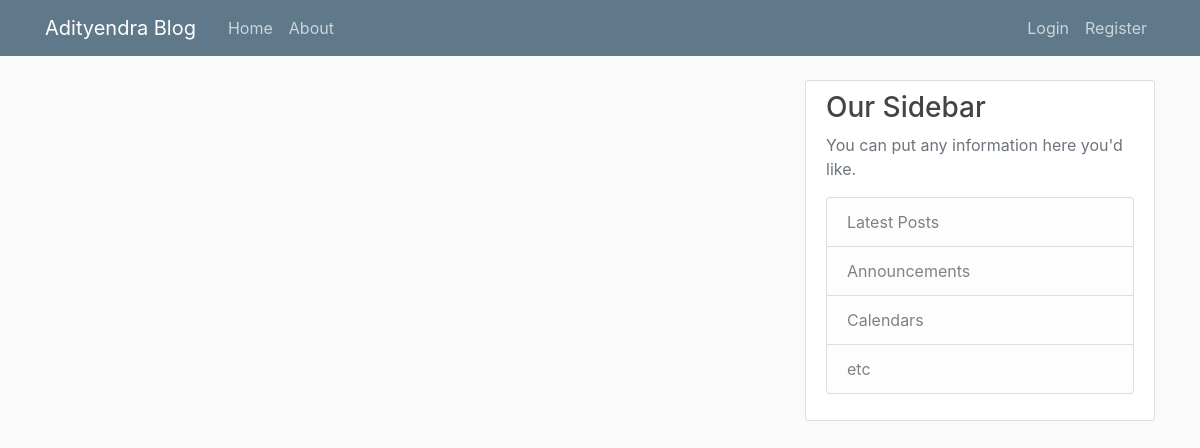
/home, run on an earlier commit of the app's database.
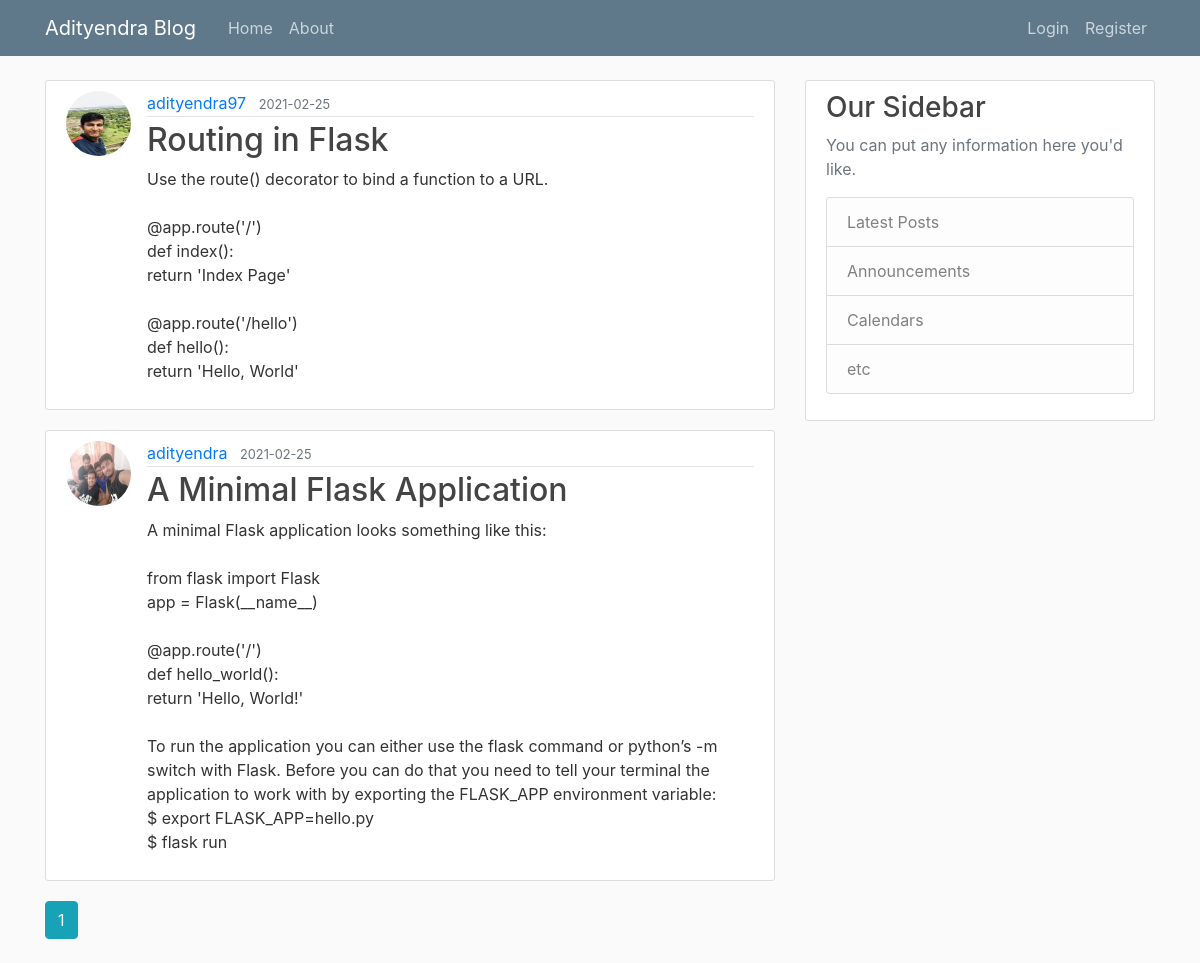
And on a later commit of the database.
### flaskblog/models.py (models this page shows, shortened)
class Post(db.Model):
    id = db.Column(db.Integer, primary_key=True)
    title = db.Column(db.String(100), nullable=False)
    date_posted = db.Column(db.DateTime, nullable=False, default=datetime.utcnow)
    content = db.Column(db.Text, nullable=False)
    user_id = db.Column(db.Integer, db.ForeignKey('user.id'), nullable=False)

class User(db.Model, UserMixin):
    id = db.Column(db.Integer, primary_key=True)
    username = db.Column(db.String(20), unique=True, nullable=False)
    email = db.Column(db.String(120), unique=True, nullable=False)
    image_file = db.Column(db.String(20), nullable=False, default='default.jpg')
    password = db.Column(db.String(60), nullable=False)
    posts = db.relationship('Post', backref='author', lazy=True)

### flaskblog/main/routes.py (the view)
@main.route("/")
@main.route("/home")
def home():
    page = request.args.get('page', 1, type=int)
    posts = Post.query.order_by(Post.date_posted.desc()).paginate(page=page, per_page=5)
    return render_template('home.html', posts=posts)

### flaskblog/templates/home.html
{% extends "layout.html" %}
{% block content %}
{% for post in posts.items %}
<article class="media content-section">
  <img class="rounded-circle article-img"
    src="{{ url_for('static', filename='profile_pics/' + post.author.image_file) }}">
  <div class="media-body">
    <div class="article-metadata">
      <a class="mr-2" href="{{ url_for('users.user_posts', username=post.author.username) }}">{{ post.author.username
        }}</a>
      <small class="text-muted">{{ post.date_posted.strftime('%Y-%m-%d') }}</small>
    </div>
    <h2><a class="article-title" href="{{ url_for('posts.post', post_id=post.id) }}">{{ post.title }}</a></h2>
    <p class="article-content">{{ post.content }}</p>
  </div>
</article>
{% endfor %}
{% for page_num in posts.iter_pages(left_edge=1, right_edge=1, left_current=1, right_current=2) %}
{% if page_num %}
{% if posts.page == page_num %}
<a class="btn btn-info mb-4" href="{{ url_for('main.home', page=page_num) }}">{{ page_num }}</a>
{% else %}
<a class="btn btn-outline-info mb-4" href="{{ url_for('main.home', page=page_num) }}">{{ page_num }}</a>
{% endif %}
{% else %}
...
{% endif %}
{% endfor %}
{% endblock content %}

### flaskblog/templates/layout.html (shortened to what this page needs)
<!DOCTYPE html>
<html>
<head>
  <link rel="stylesheet" href="https://maxcdn.bootstrapcdn.com/bootstrap/4.0.0/css/bootstrap.min.css"
>
  <link rel="stylesheet" type="text/css" href="{{ url_for('static', filename='main.css') }}">
</head>
<body>
  <header class="site-header">
    <nav class="navbar navbar-expand-md navbar-dark bg-steel fixed-top">
      <div class="container">
        <a class="navbar-brand mr-4" href="/">Adityendra Blog</a>
        <div class="collapse navbar-collapse" id="navbarToggle">
          <div class="navbar-nav mr-auto">
            <a class="nav-item nav-link" href="{{ url_for('main.home') }}">Home</a>
            <a class="nav-item nav-link" href="{{ url_for('main.about') }}">About</a>
          </div>
          <div class="navbar-nav">
            {% if current_user.is_authenticated %}
            <a class="nav-item nav-link" href="{{ url_for('posts.new_post') }}">New Post</a>
            <a class="nav-item nav-link" href="{{ url_for('users.account') }}">Account</a>
            <a class="nav-item nav-link" href="{{ url_for('users.logout') }}">Logout</a>
            {% else %}
            <a class="nav-item nav-link" href="{{ url_for('users.login') }}">Login</a>
            <a class="nav-item nav-link" href="{{ url_for('users.register') }}">Register</a>
            {% endif %}
          </div>
        </div>
      </div>
    </nav>
  </header>
  <main role="main" class="container">
    <div class="row">
      <div class="col-md-8">
        {% block content %}{% endblock %}
      </div>
      <div class="col-md-4">
        <div class="content-section">
          <h3>Our Sidebar</h3>
          <p class='text-muted'>You can put any information here you'd like.
          <ul class="list-group">
            <li class="list-group-item list-group-item-light">Latest Posts</li>
            <li class="list-group-item list-group-item-light">Announcements</li>
            <li class="list-group-item list-group-item-light">Calendars</li>
            <li class="list-group-item list-group-item-light">etc</li>
          </ul>
          </p>
        </div>
      </div>
    </div>
  </main>
</body>
</html>

### flaskblog/static/main.css (style rules this page uses)
body { background: #fafafa; color: #333333; margin-top: 5rem; }
h1, h2, h3, h4, h5, h6 { color: #444444; }
.bg-steel { background-color: #5f788a; }
.site-header .navbar-nav .nav-link { color: #cbd5db; }
.content-section { background: #ffffff; padding: 10px 20px; border: 1px solid #dddddd; border-radius: 3px; margin-bottom: 20px; }
.article-title { color: #444444; }
.article-content { white-space: pre-line; }
.article-img { height: 65px; width: 65px; margin-right: 16px; }
.article-metadata { padding-bottom: 1px; margin-bottom: 4px; border-bottom: 1px solid #e3e3e3 }

What changed in the data, as far as the page shows it:
added Post: image_file (picture), author.username "adityendra97", date_posted "2021-02-25", title "Routing in Flask", content "Use the route() decorator to bind a function to a URL. @app.route('/') def index(): return 'Index Page' @app.route('/hello') def hello(): return 'Hello, World'"
added Post: image_file (picture), author.username "adityendra", date_posted "2021-02-25", title "A Minimal Flask Application", content "A minimal Flask application looks something like this: from flask import Flask app = Flask(__name__) @app.route('/') def hello_world(): return 'Hello, World!' To run the application you can either use the flask command or python’s -m switch with Flask. Before you can do that you need to tell your terminal the application to work with by exporting the FLASK_APP environment variable: $ export FLASK_APP=hello.py $ flask run"
Also different on the page:
new list line: "1"
